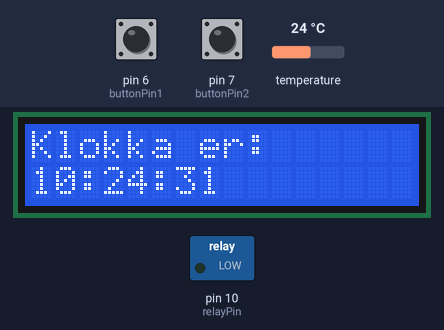
Bench run of a sketch on a simulated Arduino Uno, built with avr-gcc and run on an emulated ATmega328P. Shown: 16×2 character LCD, switched loads named in the sketch (green lamp = pin HIGH). Inputs (shaded band) come from the test bench; at power-on: pin 6 (buttonPin1) LOW, pin 7 (buttonPin2) LOW, temperature 24 °C. The local clock reads 2024-03-15 10:24:30 at power-on unless the sketch sets it.

Above: at 1.2 s.
1.3 s: pin 6 (buttonPin1) pulled HIGH for 1 s
At 3.5 s:
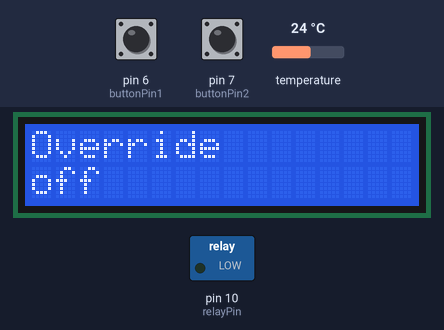
3.8 s: pin 7 (buttonPin2) pulled HIGH for 3.2 s
At 7.1 s:
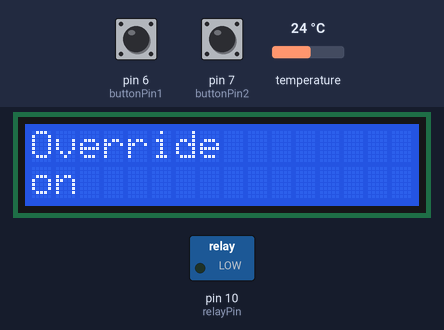
8.5 s: pin 6 (buttonPin1) pulled HIGH for 0.15 s
At 10.0 s:
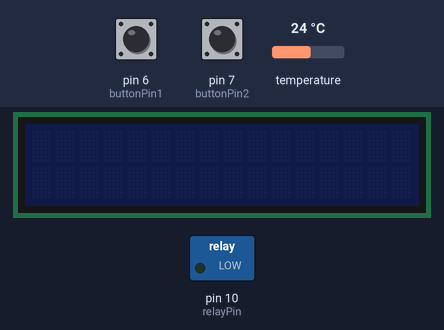
10.3 s: pin 7 (buttonPin2) pulled HIGH for 0.15 s
At 11.0 s:
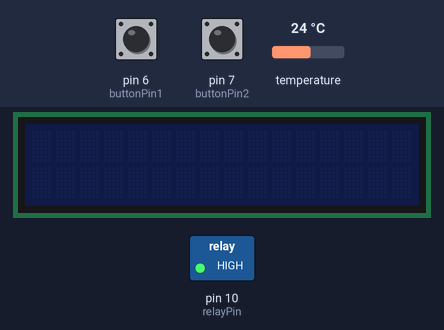
12.1 s: pin 6 (buttonPin1) pulled HIGH for 0.15 s
At 13.7 s:
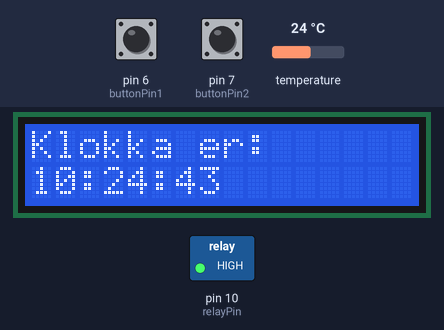
15.2 s: pin 6 (buttonPin1) pulled HIGH for 3.2 s
At 15.73 s:
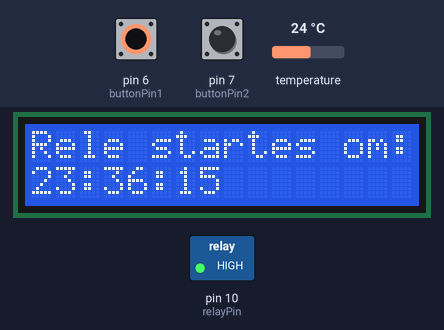
Timing chart, 0 to 18.2 s (numbered marks = the images above; inputs shaded):
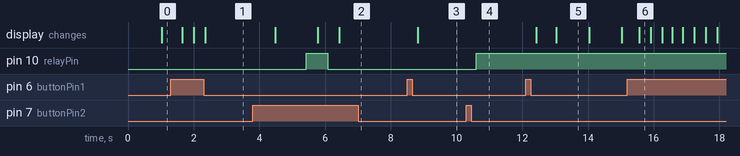

The sketch:

relay.ino
```cpp
#include <LiquidCrystal_I2C.h>
#include <Time.h>
#include <DS3231.h>

int relayPin = 10;
int buttonPin1 = 6;
int buttonPin2 = 7;

DS3231 rtc( A4, A5);
Time t;
LiquidCrystal_I2C screen(0x27,2,1,0,4,5,6,7,3, POSITIVE);


void setup() {
  // put your setup code here, to run once:
  pinMode(relayPin, OUTPUT);
  pinMode(buttonPin1, INPUT);
  pinMode(buttonPin2, INPUT);
  Serial.begin(9600);
  rtc.begin();
  screen.begin(16,2);
}


//Diverse variabler
bool ScreenState = false;
int infoState = 0;
int onTime = 9;
int offTime = 16;
String printStr1;
String printStr2;
unsigned long tim = 0;
unsigned long timold = 0;
bool relayOverride = 0;
int ovState = 0;

void loop() {
  // put your main code here, to run repeatedly:
  t = rtc.getTime();

  //Ser om tiden er innenfor parametre, og aktiverer eller skrur av lampe

   if(t.hour == onTime && t.min == 0 && t.sec == 0){
    if(t.dow >=0 && t.dow <= 4){
      ovState = 0;
    }
  }

  if(digitalRead(buttonPin2) == HIGH){
    changeOV(ovState);
  }

  if(ovState == 0){

        if(checkTime(onTime,offTime, t) &&t.dow >=0 && t.dow <= 4){
            digitalWrite(relayPin, HIGH);
        }
        else{
          digitalWrite(relayPin, LOW);

     }
  }
  else if (ovState == 1){
    digitalWrite(relayPin, LOW);
  }
  else if (ovState == 2){
    digitalWrite(relayPin, HIGH);
  }


  if(digitalRead(buttonPin1) == HIGH){
    changeScreenState(infoState);
  }
  if(digitalRead(buttonPin2) == HIGH){
    changeOV(ovState);
  }


  //Vise informasjon på skjerm:

  displayInfo(infoState);

}


void changeOV(int& state){
  state++;
  if(ovState == 3){
    ovState = 0;
  }
  delay(300);
}


void printToScreen(String str1, String str2){


    screen.setCursor(0,0);
    screen.print(str1);
    screen.setCursor(0,1);
    screen.print(str2);

}


String timeStr(Time t){
  String str;
  str = t.hour;
  str += ":";
  str += t.min;
  str += ":";
  str += t.sec;
  return str;
}

String timeStrDown(Time t){
  String str;

  int temp;
  if(t.hour > onTime){
    temp = 24 + onTime - t.hour;
  }
  else{
    temp = onTime - t.hour;
  }
  str+=temp;
  str += ":";
  str += String(60 - t.min);
  str += ":";
  str += String(60 - t.sec);
  return str;
}

void displayInfo(int state){
  screen.setCursor(0,0);
  switch(state){
    case 0:
      {
        screen.backlight();
       printStr1 = "Klokka er:";
       printStr2 = timeStr(t);
       printToScreen(printStr1, printStr2);
       break;
      }
      case 1:{
        screen.backlight();
        printStr1 = "Rele startes om:         ";
       printStr2 = timeStrDown(t) + "           ";
       printToScreen(printStr1, printStr2);
       break;
      }
      case 2:{
        int temp = rtc.getTemp();
        printStr1 = "Temperaturen er:         ";
        printStr2 = temp;
        printStr2 = printStr2 + " C            ";
        printToScreen(printStr1, printStr2);
        break;
      }

      case 3:{
        screen.backlight();
        //screen.clear();
        printStr1 = "Override               ";
        if(ovState == 1 || ovState == 2){
          printStr2 = "on                      ";
        }
        else{
          printStr2 = "off                   ";
        }
        printToScreen(printStr1, printStr2);
        break;
      }


       case 4:{
        screen.clear();
        screen.noBacklight();
        break;
      }
  }
}


void changeScreenState(int& state){
  state++;
  if (state == 5){
    state =0;
  }
  delay(300);
}


bool checkTime(int lowHour, int highHour, Time t){
  if (t.hour >= lowHour && t.hour < highHour){
    return true;
  }
  else{
    return false;
  }
}
```

Measured:
- after the input at 1.3 s, the display: first changes after 0.35 s (image 1 shows a later state)
- after the input at 3.8 s, pin 10 (relayPin): LOW → HIGH after 1.6 s, → LOW 0.65 s later; the display: changes after 0.68 s (image 2)
- after the input at 8.5 s, the display: changes after 0.32 s (image 3)
- after the input at 10.3 s, pin 10 (relayPin): LOW → HIGH after 0.31 s
- after the input at 12.1 s, the display: first changes after 0.33 s (image 5 shows a later state)
- after the input at 15.2 s, the display: changes after 0.36 s (image 6)
- what the display in image 5 shows lasts 1.0 s, from 13.0 s to 14.0 s
